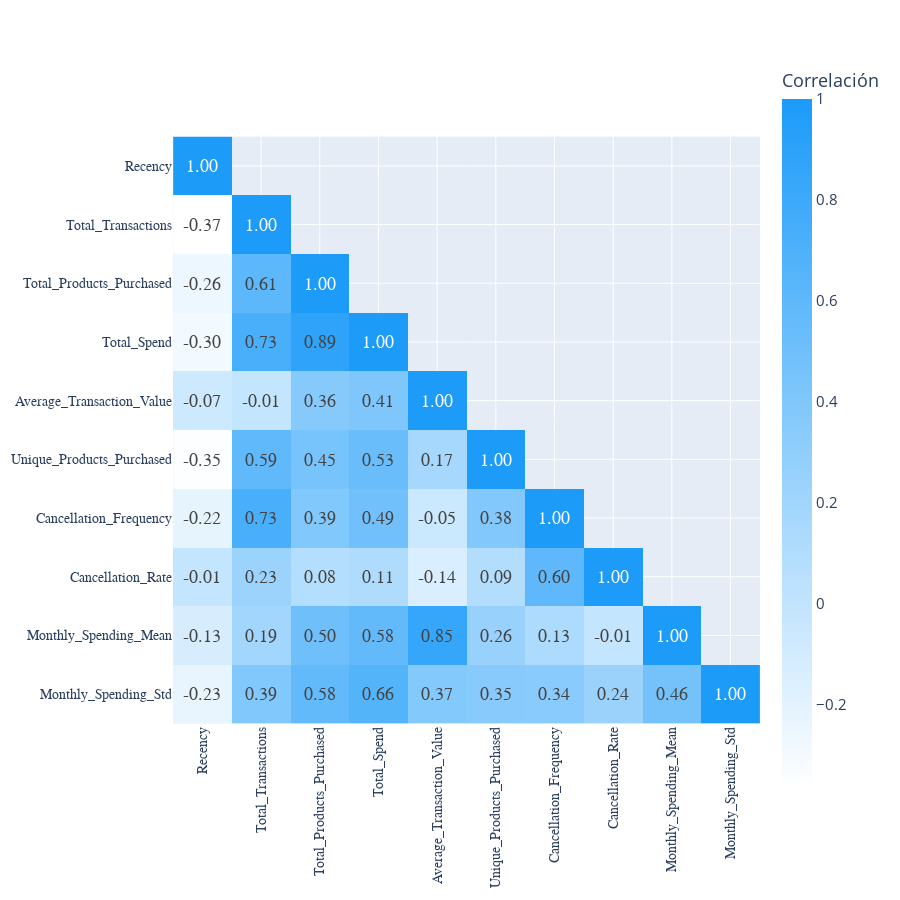

The cell this chart's notebook holds for it:
### Markdown cell above
## Correlation Analysis

Before we proceed to KMeans clustering, it's essential to check the correlation between features in our dataset. The presence of multicollinearity, where features are highly correlated, can potentially affect the clustering process by not allowing the model to learn the actual underlying patterns in the data, we can utilize dimensionality reduction techniques like PCA. These techniques help in neutralizing the effect of multicollinearity by transforming the correlated features into a new set of uncorrelated variables, preserving most of the original data's variance.

### Code cell
from plotly import express as px

# Calcular la matriz de correlación (redondeada)
corr = customer_data_cleaned.drop(columns=['Customer ID']).corr().round(2)

# Crear máscara para mantener solo la mitad inferior
mask = np.triu(np.ones(corr.shape), k=1).astype(bool)
corr_masked = corr.mask(mask)

# Crear heatmap
fig = px.imshow(
    corr_masked,
    text_auto=True,
    color_continuous_scale=["#ffffff", "#1C9BF9"],
    aspect="equal",
    labels=dict(x="", y="", color="Correlación")
)

# Personalizar layout
fig.update_layout(
    width=900,
    height=900,
    xaxis_side="bottom",  # Que aparezcan abajo
    font=dict(size=15),
    xaxis=dict(tickfont=dict(family="Arial", size=14)),
    yaxis=dict(tickfont=dict(family="Arial", size=14))
)

# Cambiar fuente de los números dentro del heatmap
fig.update_traces(
    textfont=dict(family="Arial", size=18),
    texttemplate="%{z:.2f}"
)

# Mantener etiquetas horizontales
fig.update_xaxes(tickangle=270)

fig.show()

### Figure 1 — Plotly figure (JSON) as saved in the notebook; plotly's stock layout.template omitted (floating-point values rounded to 4 significant figures)
{"data": [{"coloraxis": "coloraxis", "hovertemplate": "x: %{x}<br>y: %{y}<br>Correlación: %{z}<extra></extra>", "name": "0", "textfont": {"family": "Arial", "size": 18}, "texttemplate": "%{z:.2f}", "type": "heatmap", "x": ["Recency", "Total_Transactions", "Total_Products_Purchased", "Total_Spend", "Average_Transaction_Value", "Unique_Products_Purchased", "Cancellation_Frequency", "Cancellation_Rate", "Monthly_Spending_Mean", "Monthly_Spending_Std"], "xaxis": "x", "y": ["Recency", "Total_Transactions", "Total_Products_Purchased", "Total_Spend", "Average_Transaction_Value", "Unique_Products_Purchased", "Cancellation_Frequency", "Cancellation_Rate", "Monthly_Spending_Mean", "Monthly_Spending_Std"], "yaxis": "y", "z": [[1.0, NaN, NaN, NaN, NaN, NaN, NaN, NaN, NaN, NaN], [-0.37, 1.0, NaN, NaN, NaN, NaN, NaN, NaN, NaN, NaN], [-0.26, 0.61, 1.0, NaN, NaN, NaN, NaN, NaN, NaN, NaN], [-0.3, 0.73, 0.89, 1.0, NaN, NaN, NaN, NaN, NaN, NaN], [-0.07, -0.01, 0.36, 0.41, 1.0, NaN, NaN, NaN, NaN, NaN], [-0.35, 0.59, 0.45, 0.53, 0.17, 1.0, NaN, NaN, NaN, NaN], [-0.22, 0.73, 0.39, 0.49, -0.05, 0.38, 1.0, NaN, NaN, NaN], [-0.01, 0.23, 0.08, 0.11, -0.14, 0.09, 0.6, 1.0, NaN, NaN], [-0.13, 0.19, 0.5, 0.58, 0.85, 0.26, 0.13, -0.01, 1.0, NaN], [-0.23, 0.39, 0.58, 0.66, 0.37, 0.35, 0.34, 0.24, 0.46, 1.0]]}], "layout": {"coloraxis": {"colorbar": {"title": {"text": "Correlación"}}, "colorscale": [[0, "#ffffff"], [1, "#1C9BF9"]]}, "font": {"size": 15}, "height": 900, "margin": {"t": 60}, "width": 900, "xaxis": {"anchor": "y", "constrain": "domain", "domain": [0, 1], "scaleanchor": "y", "side": "bottom", "tickangle": -90, "tickfont": {"family": "Arial", "size": 14}}, "yaxis": {"anchor": "x", "autorange": "reversed", "constrain": "domain", "domain": [0, 1], "tickfont": {"family": "Arial", "size": 14}}}}
